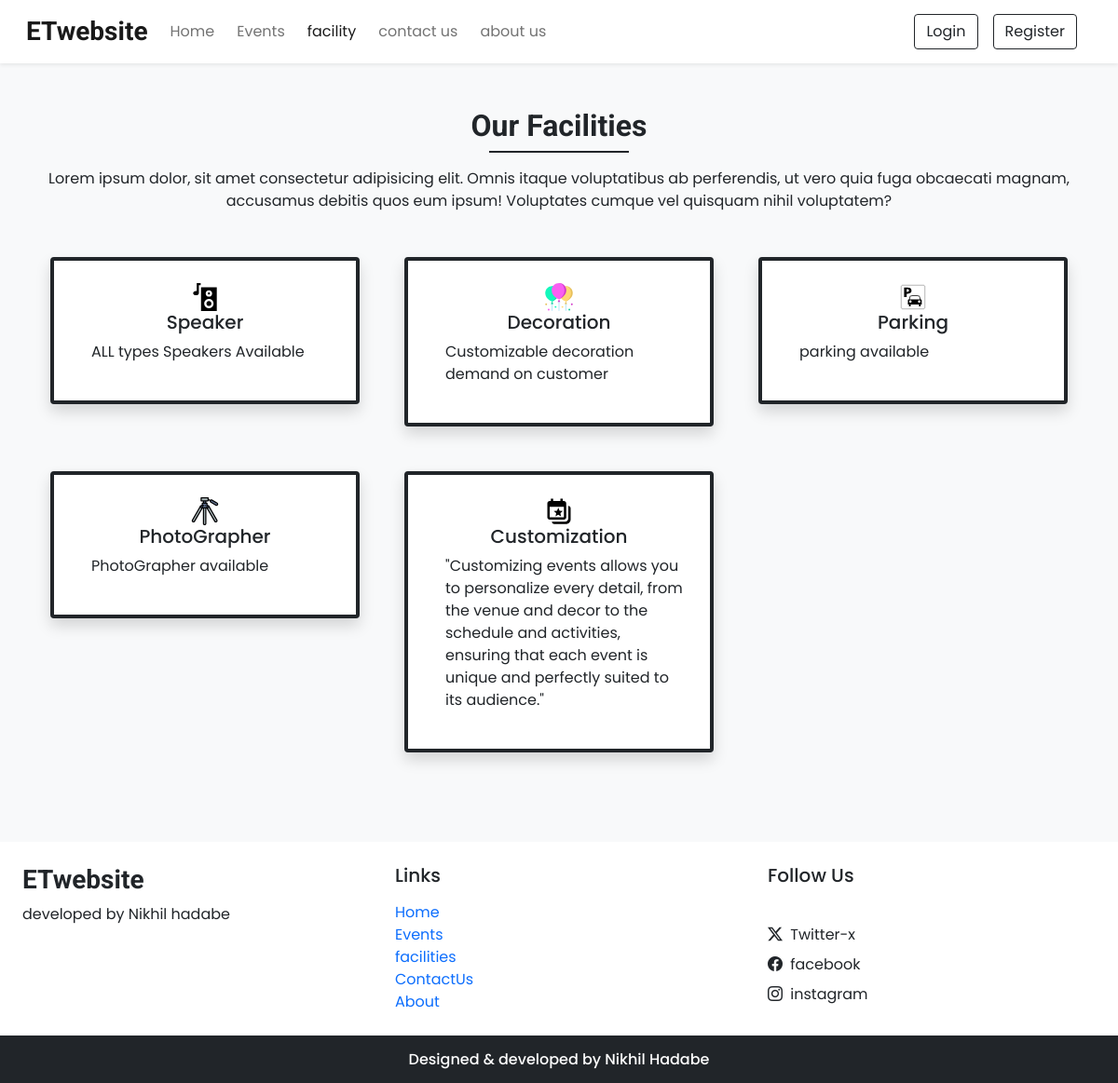
Screenshot of /facilities.php with the database file from the repository.
### tables this page shows
CREATE TABLE `settings` (
  `srno` int(11) NOT NULL,
  `sitetitle` varchar(50) NOT NULL,
  `siteabout` varchar(400) NOT NULL,
  `shutdown` tinyint(1) NOT NULL
);

CREATE TABLE `facility` (
  `id` int(11) NOT NULL,
  `icon` varchar(150) NOT NULL,
  `name` varchar(100) NOT NULL,
  `description` varchar(500) NOT NULL
);

### admin/inc/dbconfig.php (called while the page is built, shortened)
<?php
function selectAll($table)
{
  $con= $GLOBALS['con'];
  $res= mysqli_query($con,"SELECT * FROM $table");
  return $res;
}
function select($sql,$values,$datatypes)
{
  $con = $GLOBALS['con'];
  if($stmt = mysqli_prepare($con,$sql))
  {
     mysqli_stmt_bind_param($stmt,$datatypes,...$values);
     if(mysqli_stmt_execute($stmt))
     {
       $res= mysqli_stmt_get_result($stmt);
       return $res;
     }
     else{
        mysqli_stmt_close($stmt);
        die("Querry cannot be executed-select");
     }
  }
  else{
   die("Querry cannot be prepared -Select");
  }
}
?>

### facilities.php (the view, shortened to what this page needs)
<!DOCTYPE html>
<html lang="en">
<head>
    <link href="https://unpkg.com/tailwindcss@^2/dist/tailwind.min.css" rel="stylesheet">
    <link rel="stylesheet" href="https://cdn.jsdelivr.net/npm/swiper@11/swiper-bundle.min.css" />
    <link rel="stylesheet" href="css\common.css">
    <?php require('inc/links.php'); ?>
</head>
<body class="bg-light">
    <?php require('inc/header.php'); ?>
    <div class="my-5 px-4">
        <h2 class="fw-bold h-font text-center">Our Facilities</h2>
        <div class="h-line bg-dark"></div>
        <p class="text-center mt-3">Lorem ipsum dolor, sit amet consectetur adipisicing elit.
            Omnis itaque voluptatibus ab perferendis, ut vero quia fuga obcaecati magnam,
            accusamus debitis quos eum ipsum! Voluptates cumque vel quisquam nihil voluptatem?</p>
    </div>
    <div class="container">
        <div class="row">
            <?php
            $res = selectAll('facility');
            $path = FACILITY_IMG_PATH;
            while ($row = mysqli_fetch_assoc($res)) {
                echo <<<data
                        <div class="col-lg-4 col-md-6 mb-5 px-4">
                        <div class="bg-white rounded shadow p-4 border-top border-4 border-dark pop">
                            <div>
                                <img style=" height: 30px; weight: 40px;" src="$path$row[icon]" width="40px">
                                <h5 class="text-center">$row[name]</h5>
                            </div>
                            <p class="ms-3">$row[description]</p>
                        </div>
                    </div>
                data;
            }
            ?>
        </div>
    </div>
    <?php require('inc/footer.php'); ?>
</body>
</html>

### inc/links.php (shortened to what this page needs)
<link rel="stylesheet" href="https://cdn.jsdelivr.net/npm/bootstrap-icons@1.11.3/font/bootstrap-icons.min.css">
<link href="https://cdn.jsdelivr.net/npm/bootstrap@5.0.2/dist/css/bootstrap.min.css" rel="stylesheet"
>
<link rel="stylesheet" href="css\common.css">
<?php
require('admin/inc/dbconfig.php');
   $settingsq = "SELECT * FROM `settings` WHERE `srno`=?";
   $values = [1];
   $settingsr= mysqli_fetch_assoc(select($settingsq, $values, 'i'));
   $contactq = "SELECT * FROM `contactdetails` WHERE `srno`=?";
   $values = [1];
   $contactr = mysqli_fetch_assoc(select($contactq, $values, 'i'));
?>

### inc/header.php (shortened to what this page needs)
<nav id="nav-bar" class="navbar navbar-expand-lg navbar-light bg-white px-lg-3 py-lg-2 shadow-sm sticky-top">
    <div class="container-fluid">
        <a class="navbar-brand me-5m fw-bold fs-3 h-font" href="index.php"><?php  echo $settingsr['sitetitle'] ?></a>
        <div class="collapse navbar-collapse" id="navbarSupportedContent">
            <ul class="navbar-nav me-auto mb-2 mb-lg-0">
                <li class="nav-item">
                    <a class="nav-link me-2"  href="index.php">Home</a>
                </li>
                <li class="nav-item">
                    <a class="nav-link me-2" href="events.php">Events</a>
                </li>
                <li class="nav-item">
                    <a class="nav-link me-2" href="facilities.php">facility</a>
                </li>
                <li class="nav-item">
                    <a class="nav-link me-2" href="contactus.php">contact us</a>
                </li>
                <li class="nav-item">
                    <a class="nav-link" href="about.php">about us</a>
                </li>
            </ul>
            <div class="d-flex">
                <?php
                   if(isset($_SESSION['login']) && $_SESSION['login']==true)
                   {
                    $path= USERS_IMG_PATH;
                    echo<<<data
                     <div class="btn-group">
                    <button type="button" class="btn btn-outline-dark shadow-none dropdown-toggle" data-bs-toggle="dropdown" data-bs-display="static" aria-expanded="false">
                            <img src="$path$_SESSION[upic]" style="width: 25px;  height: 25px; " class="me-1">
                           $_SESSION[uname]
                    </button>
                    <ul class="dropdown-menu dropdown-menu-lg-end">
                        <li><a class="dropdown-item" href="profile.php">profile</a></li>
                        <li><a class="dropdown-item" href="bookings.php">Bookings</a></li>
                        <li><a class="dropdown-item" href="logout.php">LogOut</a></li>
                    </ul>
                    </div>
                    data;
                   }
                   else
                   {
                    echo<<<data
                     <button type="button" class="btn btn-outline-dark shadow-none me-lg-3 me-2" data-bs-toggle="modal" data-bs-target="#loginModal">
                        Login
                       </button>
                     <button type="button" class="btn btn-outline-dark shadow-none me-lg-3 me-2" data-bs-toggle="modal"data-bs-target="#RegisterModal">
                        Register
                    </button>
                    data;
                   }
                ?>
            </div>
        </div>
    </div>
</nav>

### inc/footer.php (shortened to what this page needs)
<div class="container-fluid  bg-white mt-5">
    <div class="row">
        <div class="col-lg-4 p-4">
            <h3 class="h-font fw-bold fs-3">
                <?php echo $settingsr['sitetitle'] ?>
            </h3>
            <p>
                <?php echo $settingsr['siteabout'] ?>
            </p>
        </div>
        <div class="col-lg-4 p-4">
            <h5 class="mb-3">Links</h5>
            <a href="index.php" class="d-inline mb-2 text-decoration-none">Home</a><br>
            <a href="events.php" class="d-inline mb-2 text-decoration-none">Events</a><br>
            <a href="facilities.php" class="d-inline mb-2 text-decoration-none">facilities</a><br>
            <a href="contactus.php" class="d-inline mb-2 text-decoration-none">ContactUs</a><br>
            <a href="about.php" class="d-inline mb-2 text-decoration-none">About</a>
        </div>
        <div class="col-lg-4 p-4">
            <h5 class="mb-3">Follow Us</h5><br>
            <?php
            if ($contactr['tw'] != '') {
                echo <<<data
                          <a href=" $contactr[tw]" class="d-inline-block mb-2 text-dark text-decoration-none mb-2"> <i
                           class="bi bi-twitter-x me-1"></i> Twitter-x </a><br>
                        data;
            }
            ?>
            <a href="<?php echo $contactr['fb'] ?>" class="d-inline-block mb-2 text-dark text-decoration-none mb-2"> <i
                    class="bi bi-facebook me-1"></i> facebook </a><br>
            <a href="<?php echo $contactr['insta'] ?>" class="d-inline-block mb-2 text-dark text-decoration-none"> <i
                    class="bi bi-instagram me-1"></i>
                instagram</a>
        </div>
    </div>
</div>
<h6 class="text-center  bg-dark text-white p-3 m-0">Designed & developed by Nikhil Hadabe</h6>

### css/common.css (style rules this page uses)
:root { --teal: #2ec1ac; --teal_hover:#279e8c; }
* { font-family: 'Poppins', sans-serif; }
.h-font { font-family: 'Roboto', cursive; }
img { margin-top: 0px; width: 400px; height: 400px; object-fit: contain; }
.h-line { width: 150px; margin: 0 auto; height: 1.7px; }

### rows the page displays
settings: sitetitle "ETwebsite", siteabout "developed by Nikhil hadabe"
facility: icon (picture), name "Speaker", description "ALL types Speakers Available"
facility: icon (picture), name "Decoration", description "Customizable decoration demand on customer"
facility: icon (picture), name "Parking", description "parking available"
facility: icon (picture), name "PhotoGrapher", description "PhotoGrapher available"
facility: icon (picture), name "Customization", description "\"Customizing events allows you to personalize every detail, from the venue and decor to the schedule and activities, ensuring that each event is unique and perfectly suited to its audience.\""
